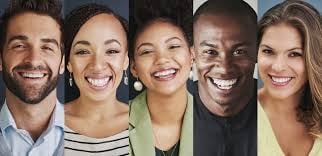
#> input picture Image Processing/yo.jpg, 322 x 156 px
$ python skin.py
#> lines starting #> are read from the running program, lines starting #| are printed output that depends on the picture; after the words box and inside, x2 and y2 are one past the last pixel; in counts of white or black regions, pixels touching at a corner belong together
import cv2
import numpy as np
img=cv2.imread('yo.jpg')
#> img is the input picture: shape (156, 322, 3); mean B, G, R 97.1, 111.1, 133.3
lower=np.array([0,48,80],dtype = "uint8")
upper=np.array([20,255,255], dtype = "uint8")
converted = cv2.cvtColor(img,cv2.COLOR_BGR2HSV)
#> converted: shape (156, 322, 3); mean H, S, V 30.4, 78.2, 135.5
skinMask =cv2.inRange(converted,lower,upper)
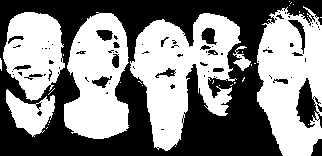
#> skinMask: shape (156, 322); 51.8% white; 74 black regions (53 under 20 px), largest, box (x1, y1, x2, y2) and area: (0, 0, 322, 156) 21952, (296, 78, 322, 128) 683, (201, 28, 217, 45) 176
cv2.imwrite('detection.png',skinMask)
cv2.imshow("images",skinMask)
cv2.waitKey()

$ run again, with Image Processing/hands.jpg copied over Image Processing/yo.jpg
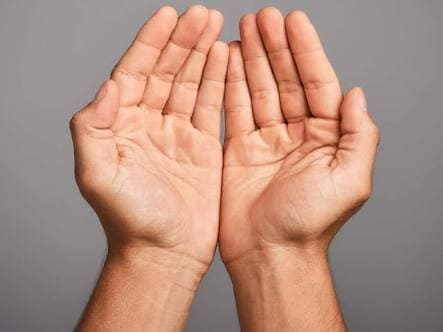
#> input picture Image Processing/hands.jpg, 443 x 332 px
#> img is the input picture: shape (332, 443, 3); mean B, G, R 128.4, 142.8, 178.3
#> converted: shape (332, 443, 3); mean H, S, V 79.2, 65.3, 178.3
#> `skinMask =cv2.inRange(converted,lower,upper)`:
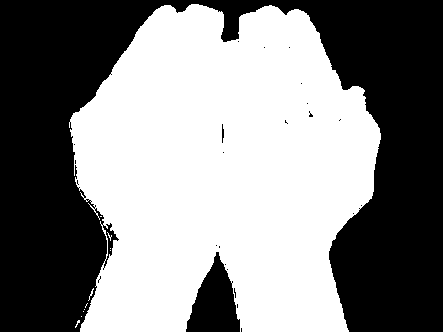
#> skinMask: shape (332, 443); 52.8% white; 25 black regions (22 under 20 px), largest, box (x1, y1, x2, y2) and area: (0, 0, 443, 332) 66750, (186, 252, 240, 332) 2555, (222, 124, 224, 143) 28
